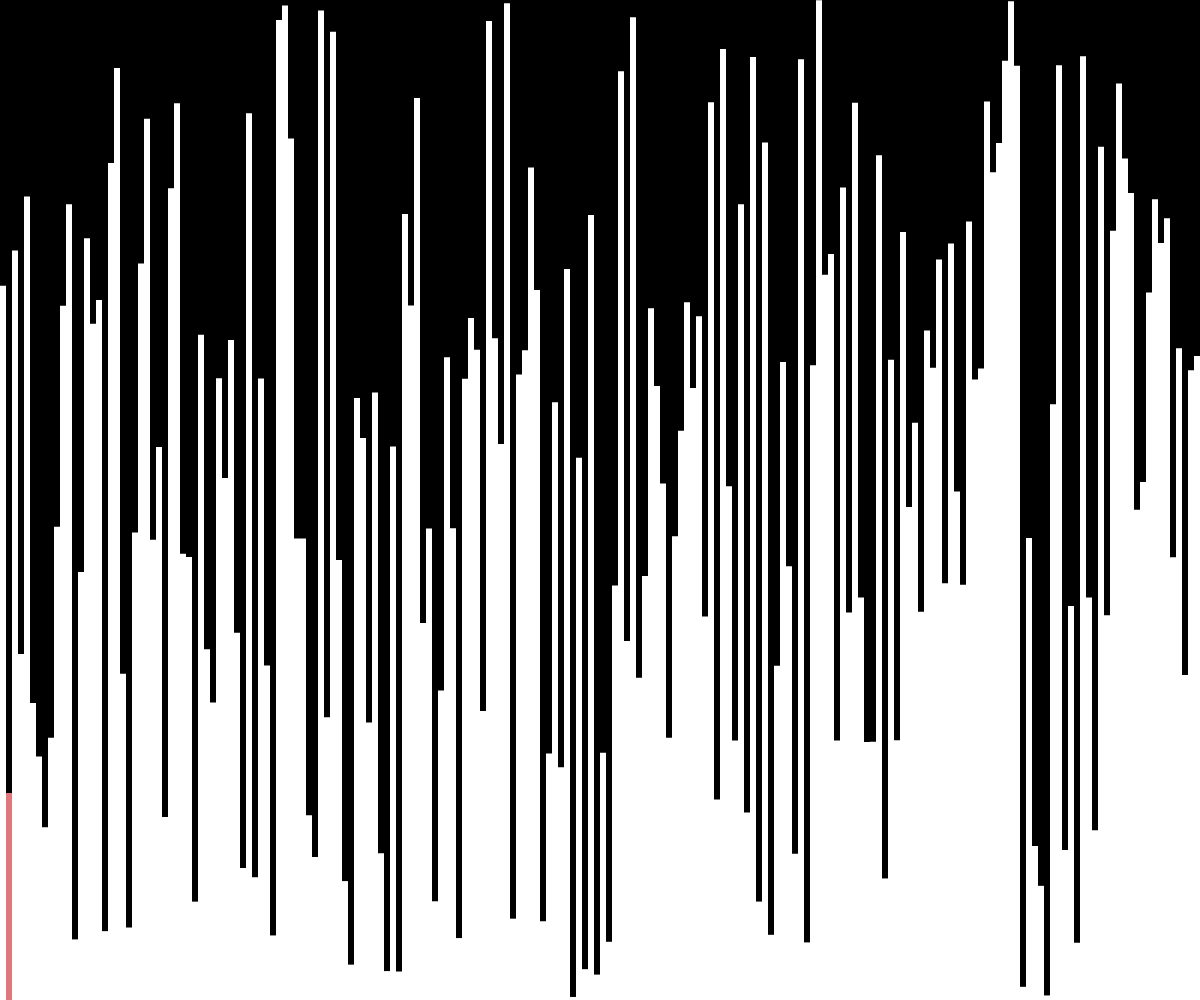
Frame 1 (no input)
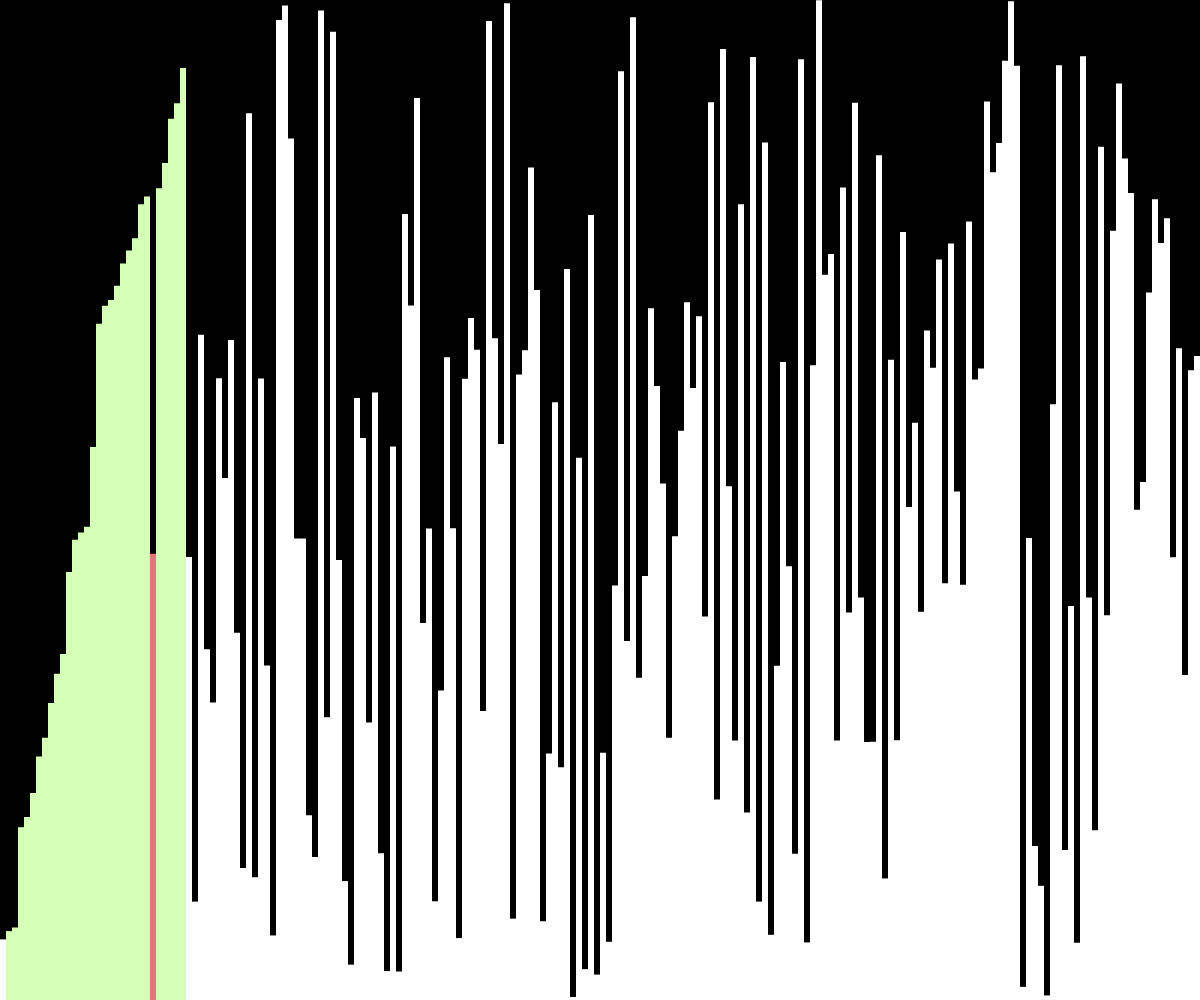
Frame 60 (no input)
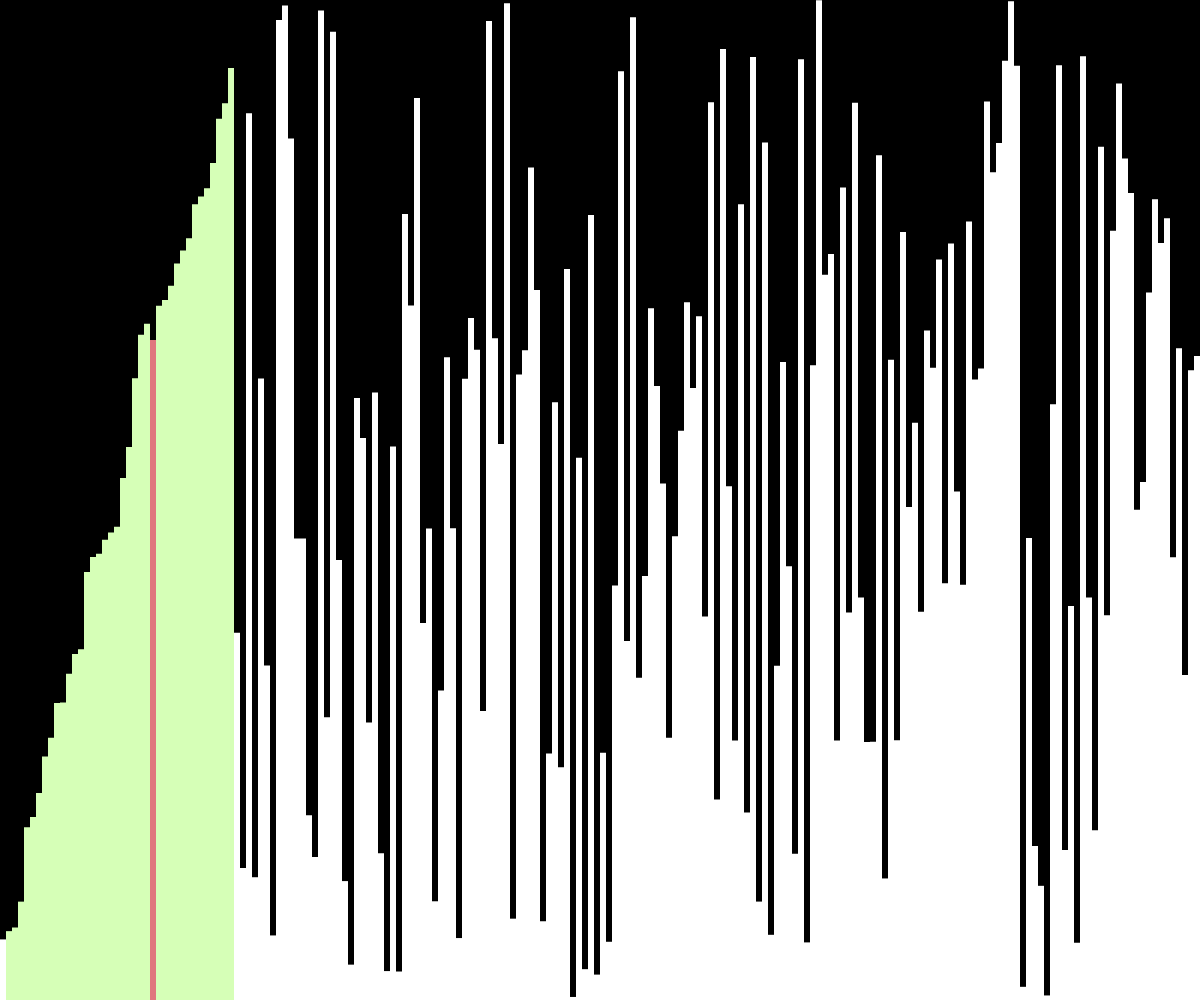
Frame 120 (the mouse pressed at the canvas centre since frame 60)

The p5.js sketch that drew these frames (run headless with seeded random() and noise() and a simulated clock; from frame 60 on, the mouse is pressed at the canvas centre):

// p5.js sketch
// ── sketch.js
let values = [];
let w = 6;
let states = [];

function setup() {
  createCanvas(windowWidth, windowHeight);
  values = new Array(floor(width / w));
  for (let i = 0; i < values.length; i++) {
    values[i] = random(height);
    states[i] = -1;
  }
  gnomeSort(values)
}

async function gnomeSort(arr) {
  async function moveBack(i) {
    for (; i > 0 && arr[i - 1] > arr[i]; i--) {
      states[i] = 0;
      await swap(arr, i);
      states[i] = 1;
    }
  }
  for (let i = 1; i < arr.length; i++) {
    if (arr[i - 1] > arr[i])
      await moveBack(i);
  }
  return arr;
}





function draw() {
  background(0);

  for (let i = 0; i < values.length; i++) {
    noStroke();
    if (states[i] == 0) {
      fill('#E0777D');
    } else if (states[i] == 1) {
      fill('#D6FFB7');
    } else {
      fill(255);
    }
    rect(i * w, height - values[i], w, values[i]);
  }
}

async function swap(arr, i) {
  await sleep(15);
  var t = arr[i];
  arr[i] = arr[i - 1];
  arr[i - 1] = t;
}

function sleep(ms) {
  return new Promise(resolve => setTimeout(resolve, ms));
}
